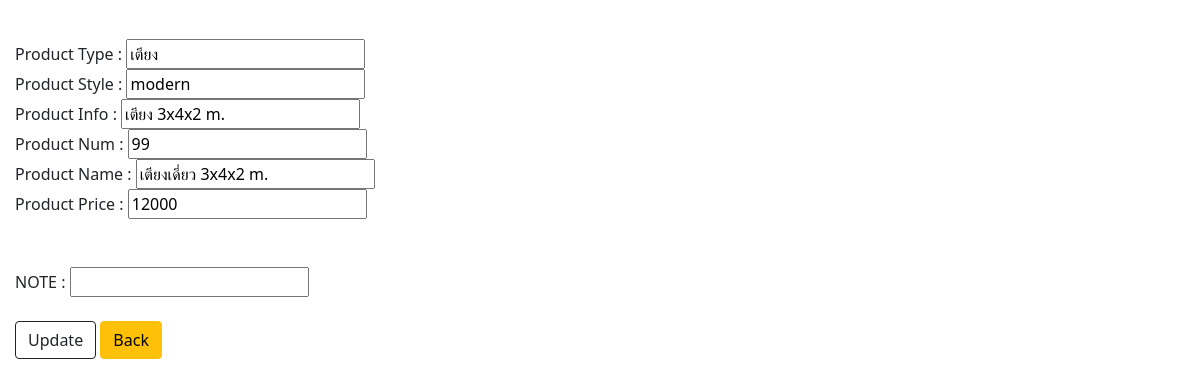
Screenshot of /admin/edit_form.php?Product_ID=1 (signed in) with the database file from the repository.
### tables this page shows
CREATE TABLE `product` (
  `Product_ID` int(10) NOT NULL,
  `Product_type` varchar(255) NOT NULL,
  `Product_style` varchar(255) NOT NULL,
  `Product_info` text NOT NULL,
  `Product_num` int(10) NOT NULL,
  `Product_name` varchar(255) NOT NULL,
  `Product_price` float NOT NULL
);

### admin/edit_form.php (the view, shortened to what this page needs)
<?php
include("../connect.php");
?>
<?php
    if (isset($_SESSION['admin_login'])) {
        $admin_id = $_SESSION['admin_login'];
    }
    ?>
<?php
$stmt = $pdo->prepare("SELECT * FROM product WHERE Product_ID = ?");
$stmt->bindParam(1,$_GET["Product_ID"]);
$stmt->execute();
$row = $stmt->fetch();
?>
<!DOCTYPE html>
<html lang="en">
<head>
  <link href="https://cdn.jsdelivr.net/npm/bootstrap@5.0.2/dist/css/bootstrap.min.css" rel="stylesheet">
</head>
<body style="margin: 15px;">
  <form action="edit.php" method="post">
    <input type="hidden" name="Product_ID" value="<?=$row["Product_ID"]?>"><br>
    Product Type : <input type="text" name="Product_type" value="<?=$row["Product_type"]?>"><br>
    Product Style : <input type="text" name="Product_style" value="<?=$row["Product_style"]?>"><br>
    Product Info : <input type="text" name="Product_info" value="<?=$row["Product_info"]?>"><br>
    Product Num : <input type="text" name="Product_num" value="<?=$row["Product_num"]?>"><br>
    Product Name : <input type="text" name="Product_name" value="<?=$row["Product_name"]?>"><br>
    Product Price : <input type="text" name="Product_price" value="<?=$row["Product_price"]?>"><br>
    <input type="text" name="id" value="<?=$admin_id?>" hidden><br>
    <input type="hidden" name="Product_ID" value="<?=$row["Product_ID"]?>"><br>
    NOTE : <input type="text" name="Note"><br>
<br>
    <button type="Submit" class="btn btn-outline-dark">Update</button>
</form>
<form action="delete_form.php" >
  <button type="submit"  class="btn btn-warning">Back</button>
</form>
</body>
</html>

### admin/edit_form.php (style rules this page uses)
form { display:inline; }

### rows the page displays
product: Product_type "เตียง", Product_style "modern", Product_info "เตียง 3x4x2 m.", Product_num "99", Product_name "เตียงเดี่ยว 3x4x2 m.", Product_price "12000"
